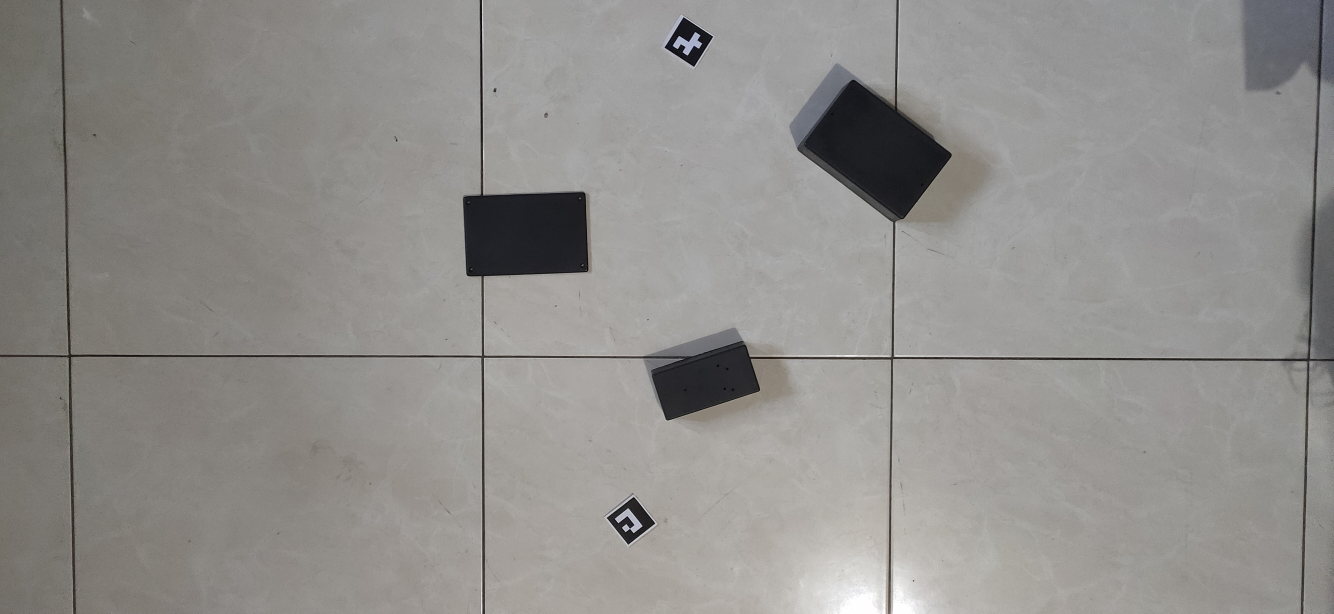
#> input picture Image/IMG20250531140928.jpg, 4000 x 1840 px (shown at 1/3 size)
$ python LangsungHapus.py
#> lines starting #> are read from the running program, lines starting #| are printed output that depends on the picture; after the words box and inside, x2 and y2 are one past the last pixel; in counts of white or black regions, pixels touching at a corner belong together
import cv2
import numpy as np
import os

def nothing(x):
    pass

# Baca gambar dari file atau webcam
frame = cv2.imread('Image/IMG20250531140928.jpg')
#> frame is the input picture: shape (1840, 4000, 3); mean B, G, R 140.3, 143.2, 145
frame = cv2.resize(frame, (1920, 1080))
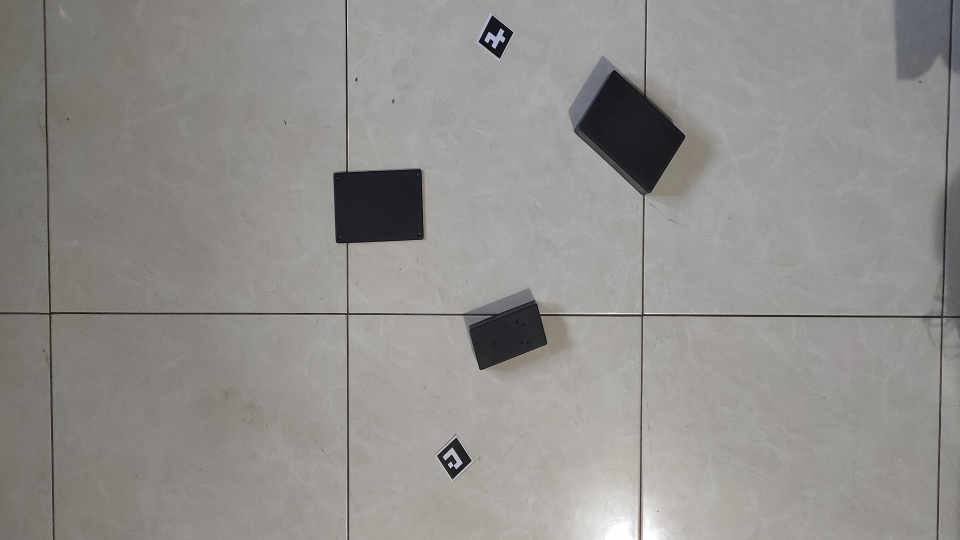
#> frame: shape (1080, 1920, 3) (shown at 1/2 size); mean B, G, R 140.2, 143, 144.9
if frame is None:
    raise ValueError("Gambar tidak ditemukan. Pastikan 'input.jpg' ada.")

# Buat jendela dan trackbars
cv2.namedWindow('Preprocessing UI')
cv2.createTrackbar('Kernel Size', 'Preprocessing UI', 1, 15, nothing)
cv2.createTrackbar('Iterations', 'Preprocessing UI', 1, 15, nothing)
cv2.createTrackbar('Threshold', 'Preprocessing UI', 100, 255, nothing)

while True:
    # Ambil nilai dari trackbars
    k_size = cv2.getTrackbarPos('Kernel Size', 'Preprocessing UI')
    iteration = cv2.getTrackbarPos('Iterations', 'Preprocessing UI')
    thresh_val = cv2.getTrackbarPos('Threshold', 'Preprocessing UI')

    # Pastikan kernel minimal 1x1
    k_size = max(1, k_size)
    kernel = np.ones((k_size, k_size), np.uint8)

    # Grayscale dan threshold
    gray = cv2.cvtColor(frame, cv2.COLOR_BGR2GRAY)
    _, th = cv2.threshold(gray, thresh_val, 255, cv2.THRESH_BINARY)
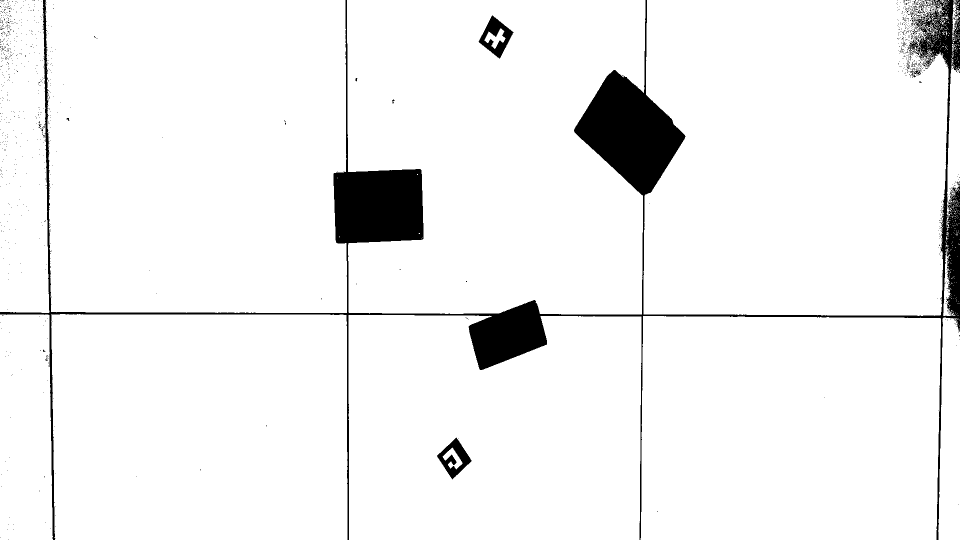
#> th: shape (1080, 1920) (shown at 1/2 size); 94.7% white; 1077 black regions (1061 under 20 px), largest, box (x1, y1, x2, y2) and area: (0, 0, 1920, 1080) 103259, (957, 31, 1027, 117) 2436, (874, 875, 943, 959) 2279

    # Operasi morfologi
    closing = cv2.morphologyEx(th, cv2.MORPH_CLOSE, kernel, iterations=iteration)
    opening = cv2.morphologyEx(closing, cv2.MORPH_OPEN, kernel, iterations=iteration)

    # Tampilkan hasil
    cv2.imshow('Preprocessing UI', opening)

    # Tombol 's' untuk simpan hasil
    key = cv2.waitKey(1) & 0xFF
#> (key Esc is pressed here)
    if key == ord('s'):
        filename = f'Preprocessing/k{k_size}_i{iteration}_t{thresh_val}.jpg'
        os.makedirs('Preprocessing', exist_ok=True)
        cv2.imwrite(filename, opening)
        print(f"Disimpan: {filename}")
    elif key == 27:  # Tombol ESC untuk keluar
        break

cv2.destroyAllWindows()

$ run again, with Image/IMG20250531140907.jpg copied over Image/IMG20250531140928.jpg
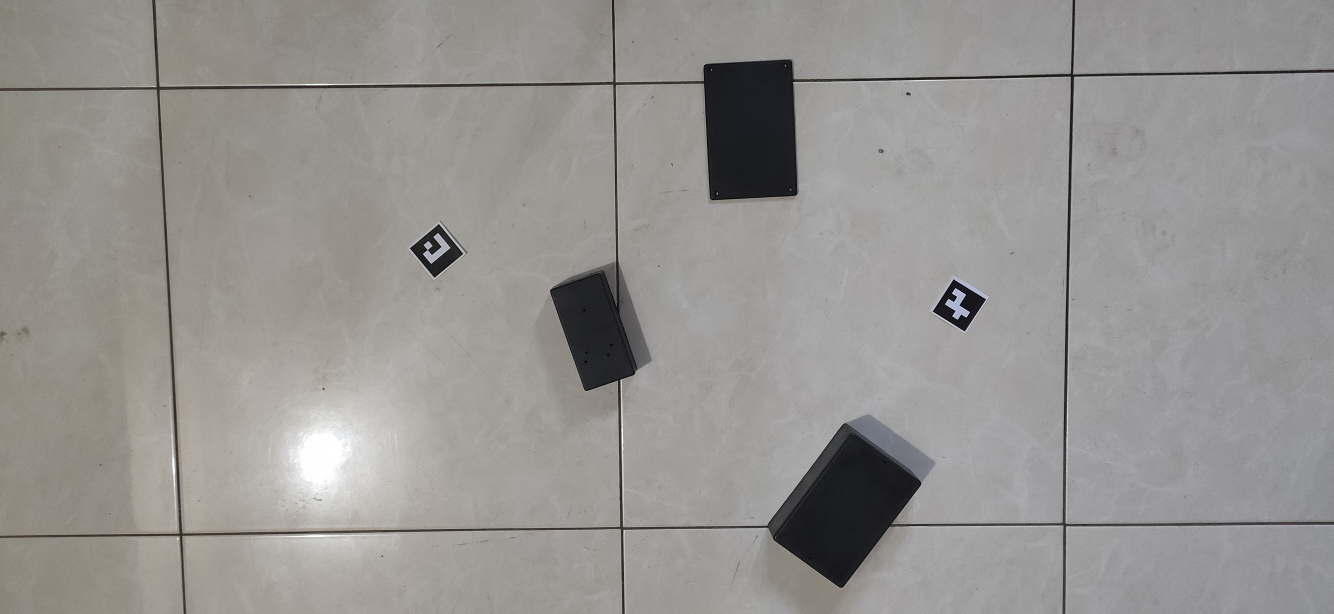
#> input picture Image/IMG20250531140907.jpg, 4000 x 1840 px (shown at 1/3 size)
#> frame is the input picture: shape (1840, 4000, 3); mean B, G, R 145.2, 148.1, 150.1
#> `frame = cv2.resize(frame, (1920, 1080))`:
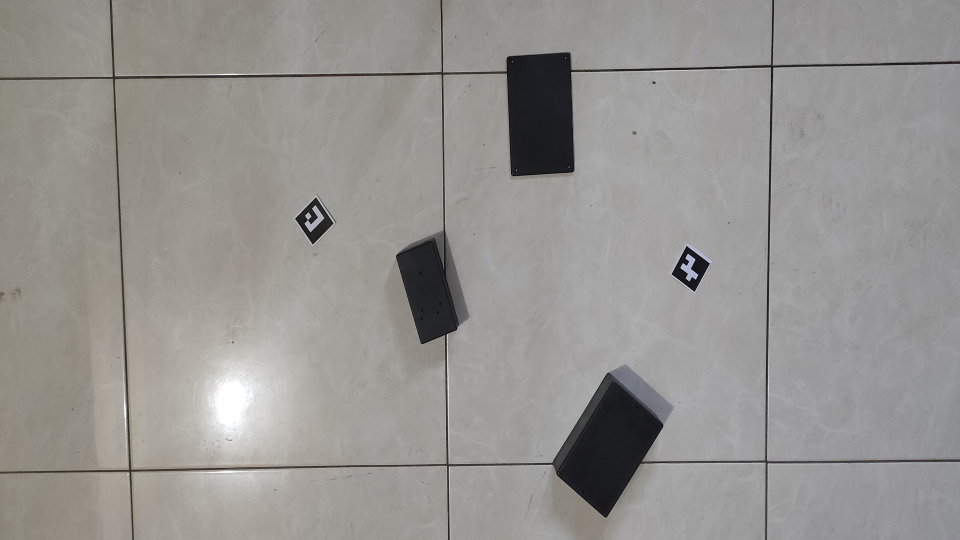
#> frame: shape (1080, 1920, 3) (shown at 1/2 size); mean B, G, R 145.1, 148, 150
#> `_, th = cv2.threshold(gray, thresh_val, 255, cv2.THRESH_BINARY)`:
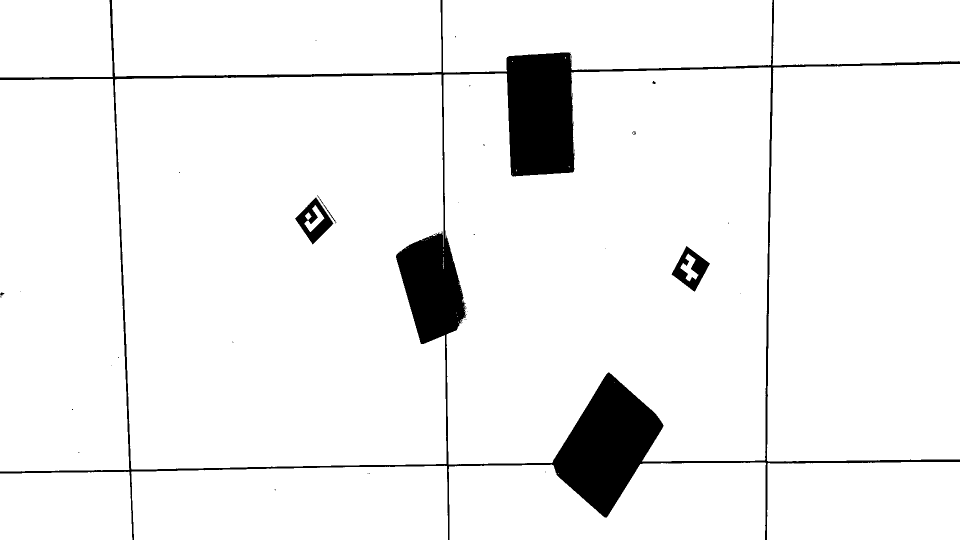
#> th: shape (1080, 1920) (shown at 1/2 size); 94.3% white; 40 black regions (33 under 20 px), largest, box (x1, y1, x2, y2) and area: (0, 0, 1920, 1080) 111461, (1343, 492, 1420, 583) 2821, (590, 395, 667, 489) 2815

$ run again, with Image/IMG20250531140943.jpg copied over Image/IMG20250531140928.jpg
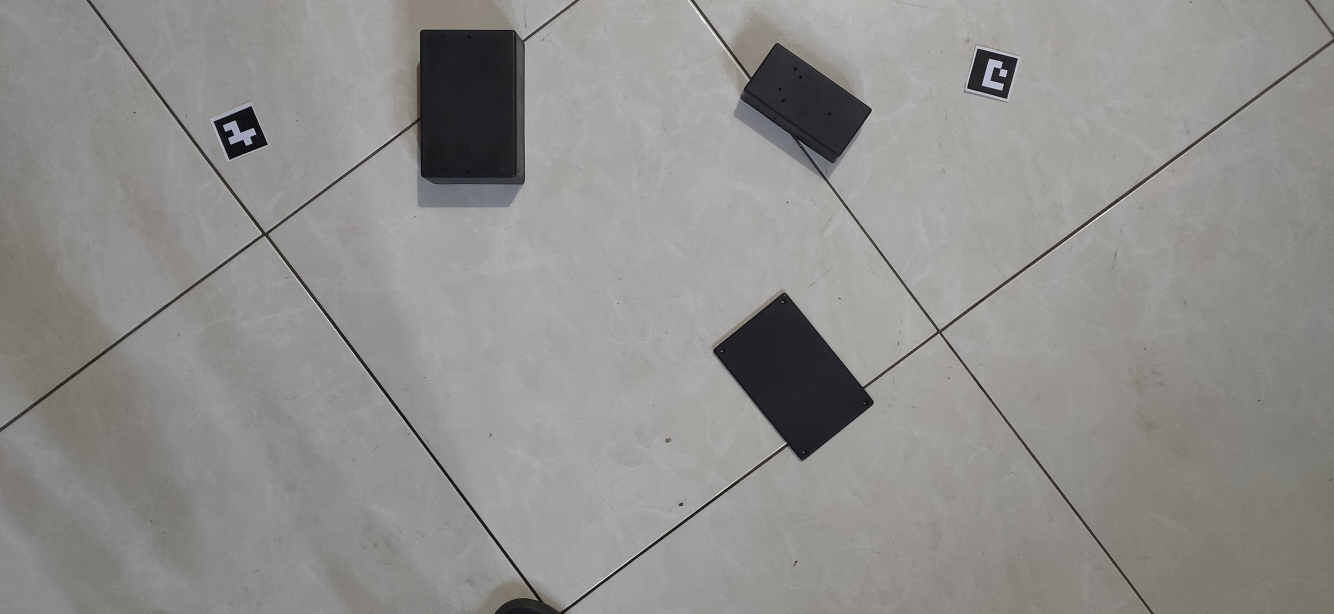
#> input picture Image/IMG20250531140943.jpg, 4000 x 1840 px (shown at 1/3 size)
#> frame is the input picture: shape (1840, 4000, 3); mean B, G, R 140.4, 142.9, 144
#> `frame = cv2.resize(frame, (1920, 1080))`:
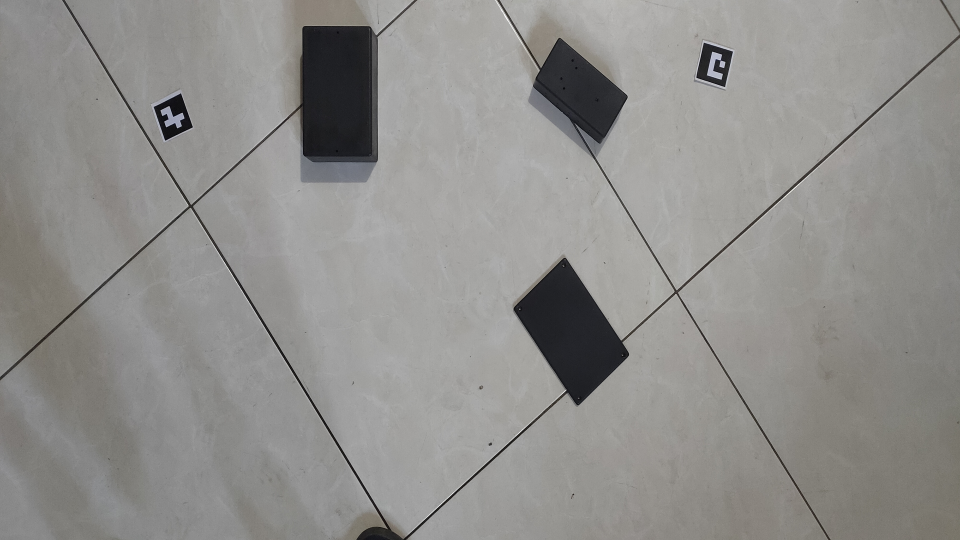
#> frame: shape (1080, 1920, 3) (shown at 1/2 size); mean B, G, R 140.3, 142.8, 143.8
#> `_, th = cv2.threshold(gray, thresh_val, 255, cv2.THRESH_BINARY)`:
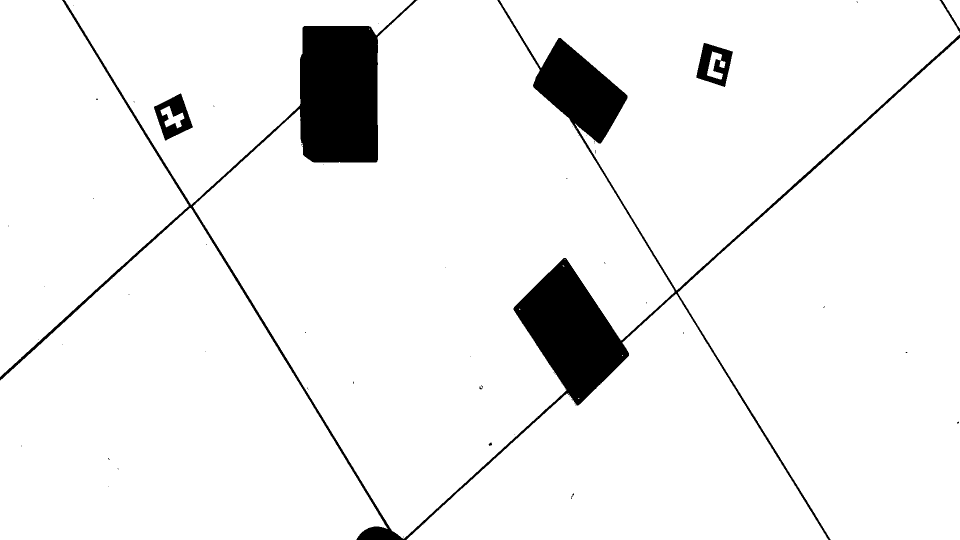
#> th: shape (1080, 1920) (shown at 1/2 size); 94% white; 55 black regions (49 under 20 px), largest, box (x1, y1, x2, y2) and area: (0, 0, 1920, 1080) 118153, (308, 187, 386, 281) 3349, (1393, 86, 1466, 174) 3337, (1879, 0, 1920, 66) 285, (977, 885, 984, 892) 30, (959, 771, 966, 779) 26
